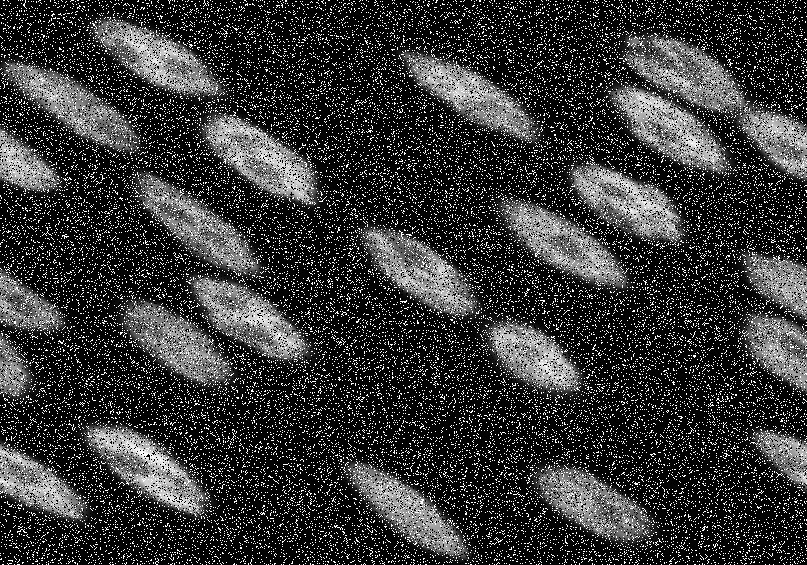
#> input picture N6.png, 807 x 565 px
$ python cvProject1.py   (older library calls are emulated)
#> lines starting #> are read from the running program, lines starting #| are printed output that depends on the picture; after the words box and inside, x2 and y2 are one past the last pixel; in counts of white or black regions, pixels touching at a corner belong together
import cv2           #OpenVB version 4.1.1
import numpy as np   #Numpy για αριθμητικές πράξεις με πίνακες

image_filename = 'NF6.png'
noisy_image_filename = 'N6.png'

#routine for denoising
def median_filter(img):
    img2 = np.copy(img)#np.zeros(shape = img.shape)
    for i in range(img.shape[0]-2):
        for j in range(img.shape[1]-2):
            temp = [img[i][j], img[i][j+1], img[i][j+2], img[i+1][j], img[i+1][j+1], img[i+1][j+2], img[i+2][j], img[i+2][j+1], img[i+2][j+2]]
            temp.sort()
            img2[i+1][j+1] = temp[4]
    return img2


#preparing images
noisy_image = cv2.imread(noisy_image_filename, cv2.IMREAD_GRAYSCALE)
#> noisy_image is the input picture: shape (565, 807); min 0, max 255, mean 56.2
image = cv2.imread(image_filename, cv2.IMREAD_GRAYSCALE)
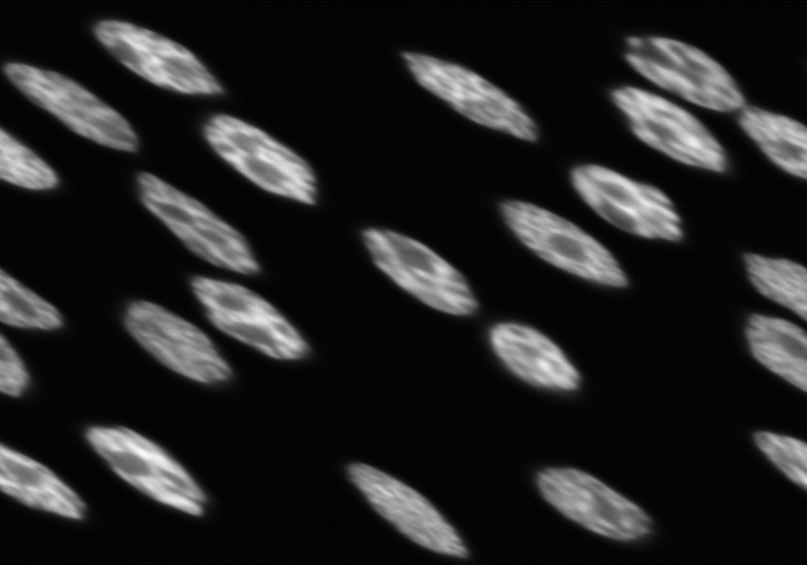
#> input picture NF6.png, 807 x 565 px
#> image is the input picture: shape (565, 807); min 0, max 254, mean 34.2
# print(noisy_image.shape[1])
# print(noisy_image[3,345])
#denoised_image = np.zeros(shape = noisy_image.shape)


denoised = median_filter(noisy_image)
print(image)
#> (printed output is left out)
cv2.namedWindow('main') #Δημιουργία παραθύρου με όνομα "main"
cv2.imshow('main', image) #Προβολή εικόνας στο παράθυρο main
cv2.namedWindow('main2') #Δημιουργία παραθύρου με όνομα "main"
cv2.imshow('main2', noisy_image) #Προβολή εικόνας στο παράθυρο main
cv2.namedWindow('main3') #Δημιουργία παραθύρου με όνομα "main"
cv2.imshow('main3', denoised) #Προβολή εικόνας στο παράθυρο main
cv2.waitKey(0)

# denoised2 = cv2.Sobel(denoised, cv2.CV_8UC1, 0, 1)
# cv2.namedWindow('main4') #Δημιουργία παραθύρου με όνομα "main"
# cv2.imshow('main4', denoised2) #Προβολή εικόνας στο παράθυρο main
# cv2.waitKey(0)
denoised3 = median_filter(denoised)
cv2.namedWindow('main5') #Δημιουργία παραθύρου με όνομα "main"
cv2.imshow('main5', denoised3) #Προβολή εικόνας στο παράθυρο main
cv2.waitKey(0)

ret, thresh_img = cv2.threshold(image, 50, 255, cv2.THRESH_BINARY)
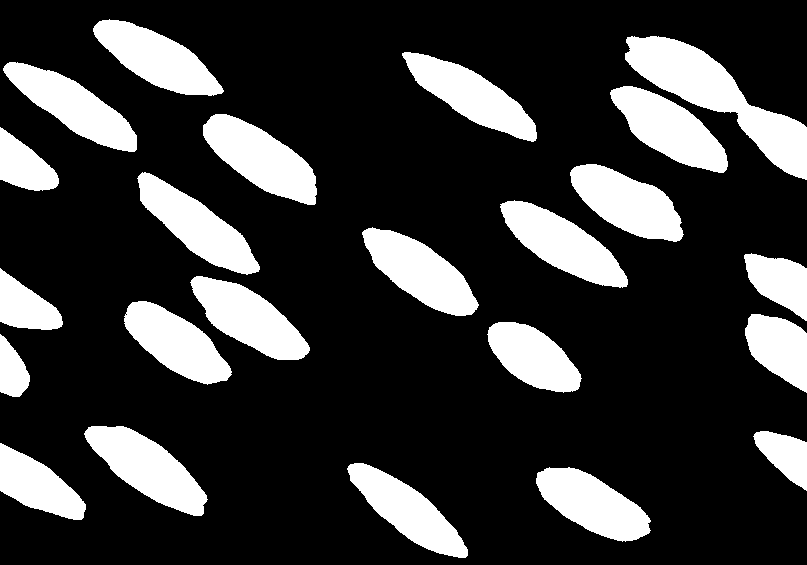
#> thresh_img: shape (565, 807); 22.3% white; 23 white regions, largest, box (x1, y1, x2, y2) and area: (625, 36, 807, 180) 8538, (203, 114, 317, 205) 5449, (84, 426, 208, 516) 5418
cv2.namedWindow('main6') #Δημιουργία παραθύρου με όνομα "main"
cv2.imshow('main6', thresh_img) #Προβολή εικόνας στο παράθυρο main
cv2.waitKey(0)


#1st task
edged=cv2.Canny(thresh_img, 30, 200)
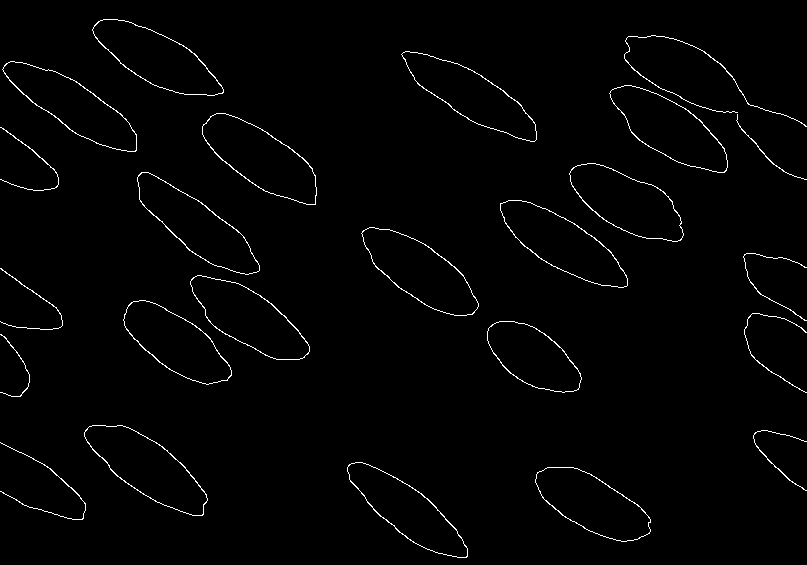
#> edged: shape (565, 807); 1.5% white in thin lines or dots
cv2.imshow('canny edges', edged)
cv2.waitKey(0)

edged.copy()
contours, hierarchy=cv2.findContours(edged, cv2.RETR_EXTERNAL, cv2.CHAIN_APPROX_NONE)
#> contours = 24 contours, 1 with area under 20; largest, box (x1, y1, x2, y2) and area: (202, 113, 317, 205) 5470, (84, 425, 208, 516) 5456, (500, 200, 628, 288) 5276, (361, 227, 479, 316) 5271, (609, 85, 728, 173) 5206
cv2.imshow('canny edges after contouring', edged)
cv2.waitKey(0)

print(contours)
#> (printed output is left out)
print('Numbers of contours found=' + str(len(contours)))

cv2.drawContours(image, contours, -1, (0, 255, 0), 3)
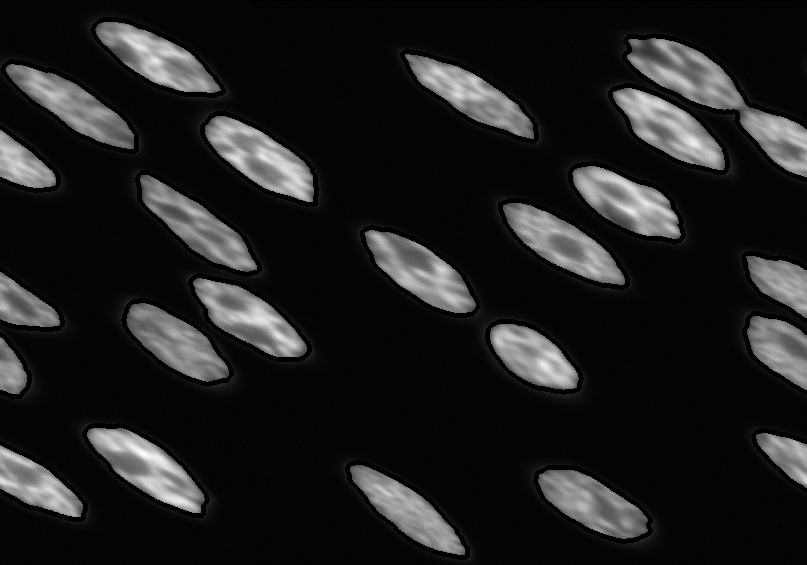
#> image: shape (565, 807); 6.07% of pixels changed, all inside (x1, y1, x2, y2) = (0, 17, 807, 560)
cv2.imshow('contours', image)
cv2.waitKey(0)
#cv2.destroyAllWindows()


#2nd task
pixels_of_cells = []
for i in range(len(contours)):
    pixels_of_cells .append(contours[i].shape[0]*contours[i].shape[1])
#> this loop made 24 passes
#> after the loop, pixels_of_cells = [262, 276, 368, 233, 281, 166, 227, 302, 252, 273, 271, 294, 272, 291, 287, 271, 255, 167, 277, 277, 296, 302, 656, 281]
print(pixels_of_cells)
print(len(pixels_of_cells))

#3rd task
sum_box = np.zeros(shape=image.shape)
length = image.shape[1]
#> length = 807
height = image.shape[0]
#> height = 565
for i in range (height):
    for j in range(length):
        if (i-1 >= 0) & (j-1 >= 0):
            sum_box[i][j] = image[i][j] + sum_box[i-1][j] + sum_box[i][j-1] - sum_box[i-1][j-1]
        elif (i-1 >= 0) & (j-1 < 0):
            sum_box[i][j] = image[i][j] + sum_box[i-1][j]
        elif (i-1 < 0) & (j-1 <= 0):
            sum_box[i][j] = image[i][j] + sum_box[i][j-1]
        else:
            sum_box[i][j] = image[i][j]
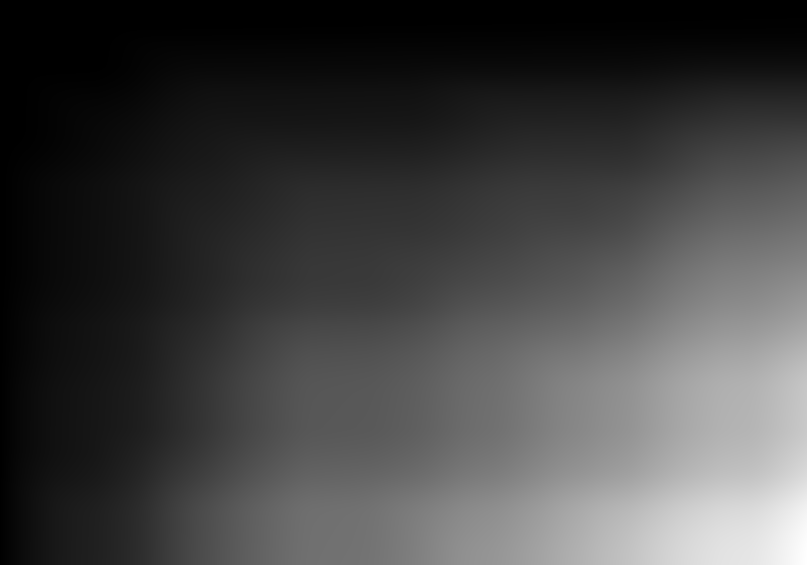
#> sum_box: shape (565, 807) float64; min 0, max 14139483, mean 3712518.3; drawn with min black and max white
print(sum_box)
# print(sum(image[0:2][0:5]))
cv2.imshow('sumbox', sum_box)
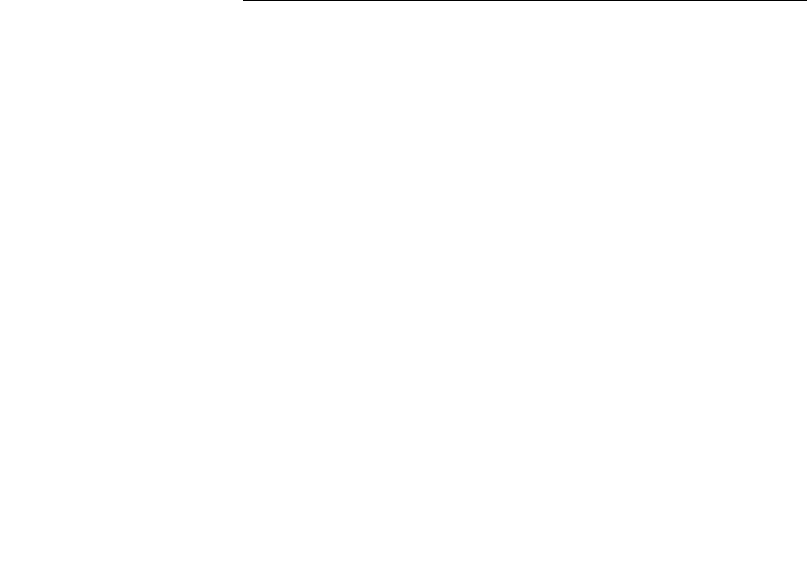
#> window 'sumbox': shape (565, 807); 99.9% white; black in thin lines or dots, all inside (x1, y1, x2, y2) = (243, 0, 807, 1)
cv2.imshow('image again', image)
cv2.waitKey(0)
